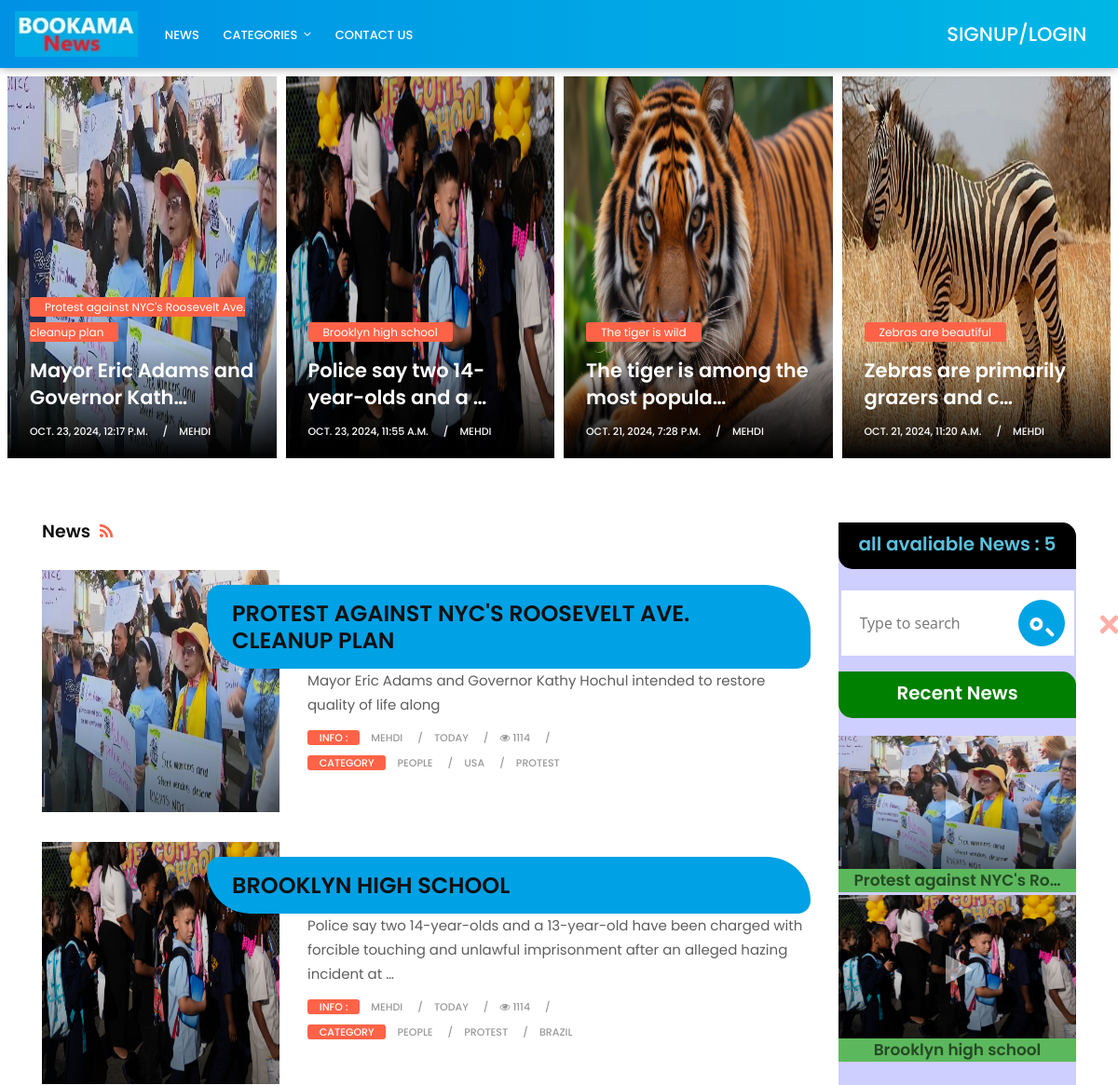
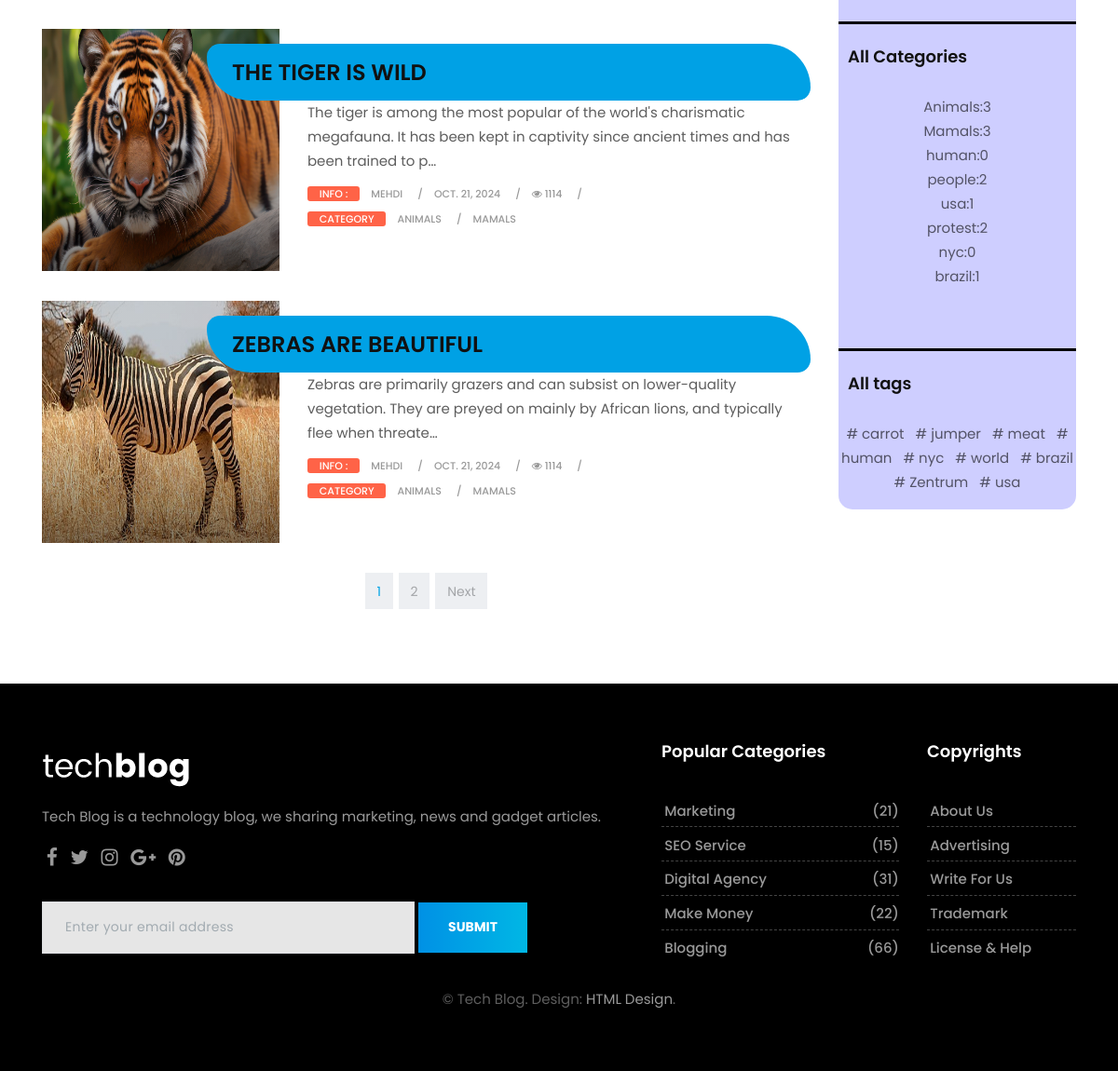
The page / on the database its author committed (2 pictures, top to bottom).
### news/models.py (models this page shows, shortened)
class News(models.Model):
  title=models.CharField(max_length=250)
  brif_description=models.TextField()
  description=models.TextField()
  image=models.ImageField(upload_to='news/images/',default='news/images/1.png')
  updated_time=models.DateTimeField(auto_now=True, auto_now_add=False)
  created_time=models.DateTimeField(auto_now=False, auto_now_add=True)
  active=models.BooleanField(default=False)
  author=models.ForeignKey(user,on_delete=models.CASCADE,blank=False)
  category=models.ManyToManyField("Category")
  tag=models.ManyToManyField("Tag")
  class Meta:
    ordering=['-created_time']
    verbose_name = 'New'
    verbose_name_plural = 'News'

class Category(models.Model):
  title=models.CharField(max_length=100)
  def __str__(self):
    return self.title

class Tag(models.Model):
  title=models.CharField(max_length=100)

### news/views.py (the view)
# urls.py: path('', news_list,name="news"),
def news_list(request,*args, **kwargs):
  news=News.objects.filter(active=True).order_by('-created_time')
  if kwargs.get('author'):
    news=news.filter(author__username=kwargs['author'])
  if kwargs.get('date'):
    news=news.filter(created_time__icontains=kwargs['date'])
  if kwargs.get('category'):
    news=news.filter(category__title=kwargs['category'])
  if kwargs.get('tag'):
    news=news.filter(tag__title=kwargs['tag'])
  search=request.GET.get('q')
  if search:
    news=news.filter( Q(title__icontains=search) | Q(brif_description__icontains=search)|Q(description__icontains=search))
  paginator = Paginator(news, 4)  # Show 25 contacts per page.
  page_number = request.GET.get("page")
  new_list = paginator.get_page(page_number)
  context={'news':new_list}
  return render(request,'news/news-list.html',context)

### templates/news/news-list.html (shortened to what this page needs)
{% extends "base.html" %}
{% load static %}
{% load news_tags %}
{% load humanize %}
{% block content %}
{% include "news/includes/banner.html" %}
<section class="section">
  <div class="container">
      <div class="row">
          <div class="col-lg-9 col-md-12 col-sm-12 col-xs-12">
              <div class="page-wrapper">
                  <div class="blog-top clearfix">
                      <h4 class="pull-left">News<i class="fa fa-rss"></i></h4>
                  </div>
                  <div class="blog-list clearfix">
{% for new in news %}
                      <div class="blog-box row">
                          <div class="col-md-4">
                              <div class="post-media">
                                  <a href="{% url "news:detail" num=new.id %}" title="">
                                      <img style="width:100%;height:260px" src="{{new.image.url}}" alt="" class="img-fluid">
                                      <div class="hovereffect"></div>
                                  </a>
                              </div>
                          </div>
                          <div class="blog-meta big-meta col-md-8">
                              <h4 style="padding-left:5%;background-color:#00A1E5;border-radius: 15px 50px;"><a href="{% url "news:detail" num=new.id %}" title="">{{new.title |upper }}</a></h4>
                              <a href="{% url "news:detail" num=new.id %}"><p>{{new.brif_description | truncatechars:150 }}</p></a>
                              <small class="firstsmall"><a class="bg-orange" href="tech-category-01.html" title="">Info : </a></small>
                               <small><a href="{% url "news:author" author=new.author %}" >{{new.author}}</a></small>
                               <small><a  title="">{{new.created_time|naturalday }}</a></small>
                              <small><a href="tech-single.html" title=""><i class="fa fa-eye"></i> 1114</a></small>
                            <br/>
                              <small class="firstsmall"><a class="bg-orange" href="tech-category-01.html" title="">CATEGORY</a></small>
                              {% for cat in new.category.all %}
                              <small><a href="{% url "news:category" category=cat.title %}" >{{cat.title}}</a></small>
                              {% endfor %}
                          </div>
                      </div>
                      {% endfor %}
                  </div>
              </div>
{% if news.has_other_pages %}
<div class="row">
    <div class="col-md-12">
        <nav aria-label="Page navigation">
            <ul class="pagination justify-content-center">
                {% for page in news.paginator.page_range %}
                {% if news.number == page %}
                <li class="page-item disabled active "><a  class="page-link" href="?page={{page}}">
                 <span style="color:#00A3E5">{{page}}</span></a>
                </li>
                {% else %}
                <li class="page-item "><a class="page-link" href="?page={{page}}">{{page}}</a></li>
                {% endif %}
                {% endfor %}
{% if news.has_next %}
<li class="page-item">
    <a class="page-link" href="?page={{news.next_page_number}}">Next</a>
</li>
{% endif %}
            </ul>
        </nav>
    </div>
</div>
{% endif %}
          </div>
{% include "news/includes/sidebar.html" %}
          </div>
      </div>
  </div>
</section>
{% endblock content %}

### templates/news/includes/banner/news-banner-preview.html
{% load static %}
{% load news_tags %}
{% for new in news %}
<a href="{% url "news:detail" num=new.id %}">
<div class="second-slot">
  <div class="masonry-box post-media">
      <a href="{% url "news:detail" num=new.id %}">
        <img style="width:360px;height:410px" src="{{new.image.url}}" alt="" class="img-fluid" /></a>
       <div class="shadoweffect">
          <div class="shadow-desc">
              <div class="blog-meta">
                  <span class="bg-orange"><a href="{% url "news:detail" num=new.id %}" title="">{{new.title}}</a></span>
                  <h4><a href="{% url "news:detail" num=new.id %}" title="">{{new.brif_description|truncatechars:35}}</a></h4>
                  <small><a title="">{{new.created_time}}</a></small>
                  <small><a href="{% url "news:author" author=new.author %}" title="">{{new.author}}</a></small>
              </div>
          </div>
       </div>
  </div>
</div>
</a>
{% endfor %}

### templates/news/includes/news-recent.html (shortened to what this page needs)
{% load news_tags %}
<div class="widget">
    <div class="trend-videos">
<h2 style="border-radius:0px 15px 0px 15px;background-color:green;font-size:20px;height:50px;text-align:center;padding:5%" class="widget-title text-white">Recent News</h2>
{% for new in news %}
      <div class="blog-box bg-success" style="margin-top:-13px;">
          <div class="post-media">
              <a href="{% url "news:detail" num=new.id %}" title="">
                  <img src="{{new.image.url}}" alt="" class="img-fluid">
                  <div class="hovereffect">
                  </div>
              </a>
          </div>
          <div class="blog-meta">
              <h5 style="text-align:center;padding-buttom:10px" ><a href="{% url "news:detail" num=new.id %}" title="">{{new.title | truncatechars:25}}</a></h5>
          </div>
      </div>
      {% endfor %}
  </div>
</div>

### templates/news/includes/news-category.html (shortened to what this page needs)
{% load news_tags %}
<div class="widget">
  <h2 class="widget-title" style="padding:10px 0px 0px 10px">All Categories </h2>
  <div class="blog-list-widget">
      <div class="list-group">
          <a href="tech-single.html" class="list-group-item list-group-item-action flex-column align-items-start">
              <div class="w-100 justify-content-between">
                  <ul>
                    {% for cat,num in categories_count.items %}
                    <li style="text-align:center">
                        <a href="{% url "news:category" category=cat.title %}">{{cat}}:{{num}}</a>
                    </li>
                    {% endfor %}
                  </ul>
              </div>
          </a>
      </div>
  </div>
</div>

### templates/news/includes/news-all-tags.html (shortened to what this page needs)
{% load news_tags %}
<div class="widget">
  <h2 class="widget-title"  style="padding:10px 0px 0px 10px" >All tags </h2>
  <div class="blog-list-widget">
      <div class="list-group">
          <a href="tech-single.html" class="list-group-item list-group-item-action flex-column align-items-start">
              <div class="w-100 justify-content-between">
                  <ul style="text-align:center">
                    {% for tag in tags%}
                    <li  style="display:inline">
                        <a href="{% url "news:tag" tag=tag.title %}"># {{tag.title}} &nbsp; </a>
                    </li>
                    {% endfor %}
              </div>
          </a>
      </div>
  </div>
</div>

### rows shown on the page
News: image (picture), title "Protest against NYC's Roosevelt Ave. cleanup plan", brif_description "Mayor Eric Adams and Governor Kath…", created_time "OCT. 23, 2024, 12:17 P.M.", author "MEHDI", title "PROTEST AGAINST NYC'S ROOSEVELT AVE. CLEANUP PLAN", brif_description "Mayor Eric Adams and Governor Kathy Hochul intended to restore quality of life along", created_time "TODAY", title "Protest against NYC's Ro…"
News: image (picture), title "Brooklyn high school", brif_description "Police say two 14-year-olds and a …", created_time "OCT. 23, 2024, 11:55 A.M.", author "MEHDI", title "BROOKLYN HIGH SCHOOL", brif_description "Police say two 14-year-olds and a 13-year-old have been charged with forcible touching and unlawful imprisonment after an alleged hazing incident at …", created_time "TODAY"
News: image (picture), title "The tiger is wild", brif_description "The tiger is among the most popula…", created_time "OCT. 21, 2024, 7:28 P.M.", author "MEHDI", title "THE TIGER IS WILD", brif_description "The tiger is among the most popular of the world's charismatic megafauna. It has been kept in captivity since ancient times and has been trained to p…", created_time "OCT. 21, 2024"
News: image (picture), title "Zebras are beautiful", brif_description "Zebras are primarily grazers and c…", created_time "OCT. 21, 2024, 11:20 A.M.", author "MEHDI", title "ZEBRAS ARE BEAUTIFUL", brif_description "Zebras are primarily grazers and can subsist on lower-quality vegetation. They are preyed on mainly by African lions, and typically flee when threate…", created_time "OCT. 21, 2024"
Category: title "PEOPLE", title "people", num "2"
Category: title "USA", title "usa", num "1"
Category: title "PROTEST", title "protest", num "2"
Category: title "BRAZIL", title "brazil", num "1"
Category: title "ANIMALS", title "Animals", num "3"
Category: title "MAMALS", title "Mamals", num "3"
Category: title "human", num "0"
Category: title "nyc", num "0"
Tag: title "carrot"
Tag: title "jumper"
Tag: title "meat"
Tag: title "human"
Tag: title "nyc"
Tag: title "world"
Tag: title "brazil"
Tag: title "Zentrum"
Tag: title "usa"

### other values the page prints
{{ page }} "1"
{{ page }} "2"
